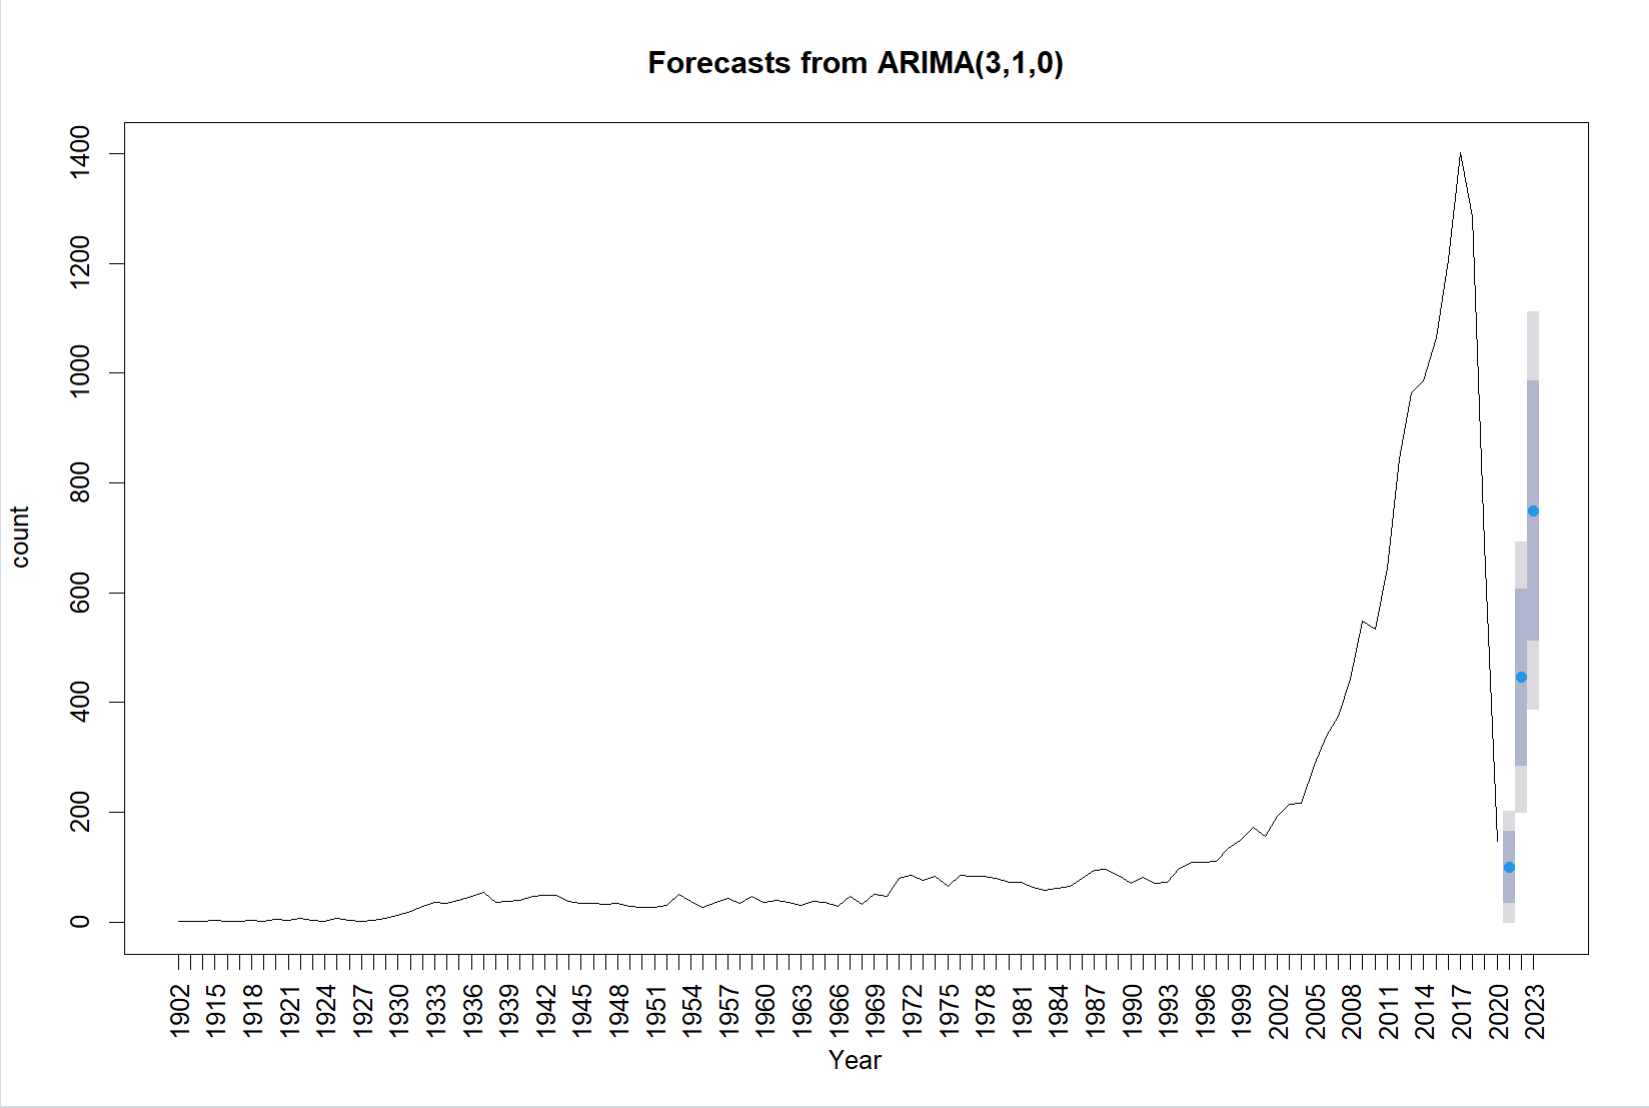

Source code (R):
d <- read.csv("C:/Users/z1883/Desktop/movie_data.csv", sep = ",")
y <- d[,5]
new_data <- table(y)
data <- as.data.frame(new_data)
date <- data[,1]
date <- as.numeric(as.character(date)) 
# We use the ARIMA model to do the forecasting
library(forecast)
library(tseries)
fit<-auto.arima(dd[,2])
arima<-auto.arima(dd[,2],trace=T)
accuracy(fit) 

# Forecasting Result for the next three years which is 2021,2022,2023
forecast(fit,3)
ks <- c(date,2021,2022,2023)
plot(forecast(fit,3),xlab = "Year",ylab = "count",xaxt = "n")
axis(1,labels=c(date,2021,2022,2023),at=1:(length(date)+3),las=3)
